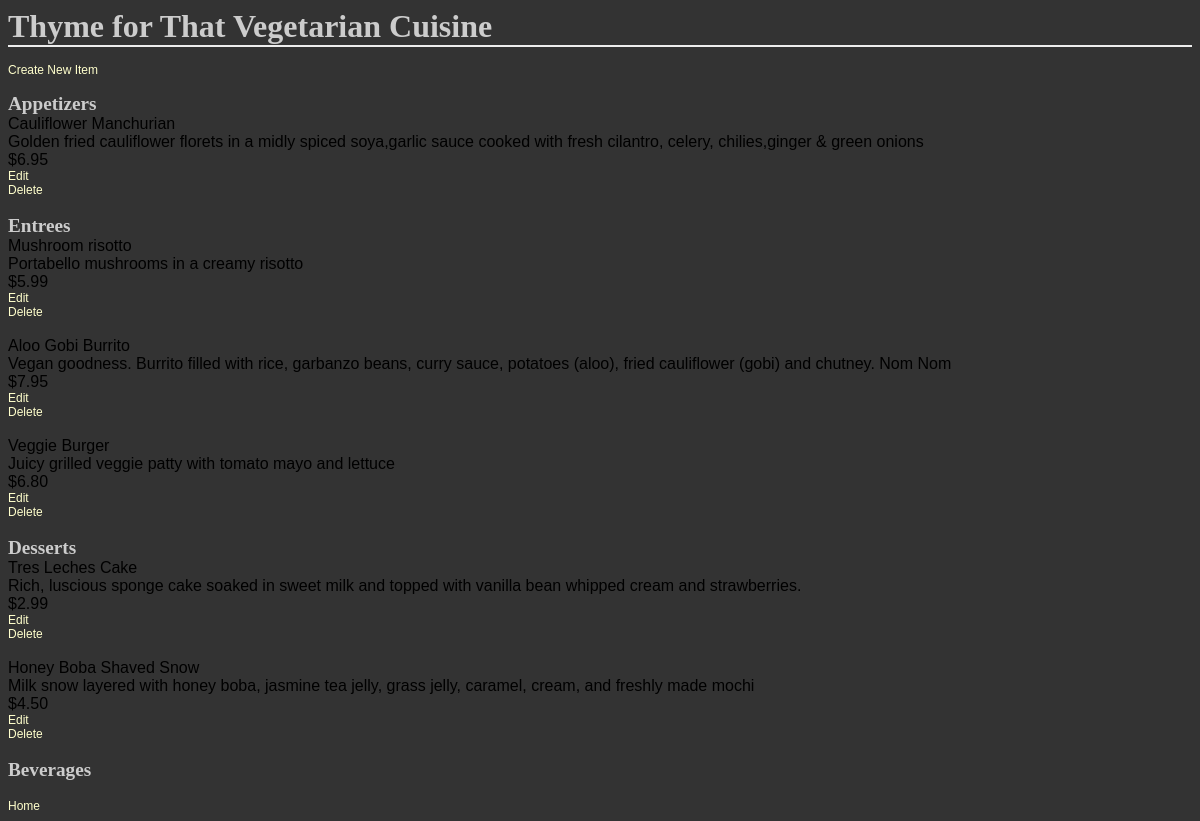
Page /restaurant/4/menu/ on the committed database.
### database_setup.py (models this page shows, shortened)
class Restaurant(Base):
    __tablename__ = 'restaurant'
    name = Column(String(80), nullable=False)
    id = Column(Integer, primary_key=True)

class MenuItem(Base):
    __tablename__ = 'menu_item'
    name = Column(String(80), nullable=False)
    id = Column(Integer, primary_key=True)
    course = Column(String(250))
    description = Column(String(250))
    price = Column(String(8))
    restaurant_id = Column(Integer, ForeignKey('restaurant.id'))
    restaurant = relationship(Restaurant)

### finalproject.py (the view)
@app.route('/restaurant/<int:restaurant_id>/')
@app.route('/restaurant/<int:restaurant_id>/menu/')
def show_menu(restaurant_id):
    restaurant = session.query(Restaurant).filter_by(id=restaurant_id).one()
    items = session.query(MenuItem).filter_by(restaurant_id=restaurant.id).all()
    return render_template('menu.html', restaurant=restaurant, items=items)

### templates/menu.html (shortened to what this page needs)
<html>
    <head>
        <link rel=stylesheet type=text/css href="{{ url_for('static', filename='styles.css') }}">
    </head>
    <body>
        <h1>{{restaurant.name}}</h1>
        <p><a href="{{url_for('new_menu_item', restaurant_id=restaurant['id'])}}">Create New Item</a></p>
        {% if not items %}
        <p>You currently have no menu items.</p>
        {% else %}
        {% set appetizers = items|selectattr("course", "equalto", "Appetizer")|list %}
        {% set entrees = items|selectattr("course", "equalto", "Entree")|list %}
        {% set desserts = items|selectattr("course", "equalto", "Dessert")|list %}
        <h2>Appetizers</h2>
            {% for item in appetizers %}
            {{item.name}}<br>
            {{item.description}}<br>
            {{item.price}}<br>
            <a href="{{url_for('edit_menu_item', restaurant_id=restaurant['id'], menu_id=item['id'])}}">Edit</a><br>
            <a href="{{url_for('delete_menu_item', restaurant_id=restaurant['id'], menu_id=item['id'])}}">Delete</a><br>
            <br>
            {% endfor %}
        <h2>Entrees</h2>
        {% for item in entrees %}
        {{item.name}}<br>
        {{item.description}}<br>
        {{item.price}}<br>
        <a href="{{url_for('edit_menu_item', restaurant_id=restaurant['id'], menu_id=item['id'])}}">Edit</a><br>
        <a href="{{url_for('delete_menu_item', restaurant_id=restaurant['id'], menu_id=item['id'])}}">Delete</a><br>
        <br>
        {% endfor %}
        <h2>Desserts</h2>
        {% for item in desserts %}
        {{item.name}}<br>
        {{item.description}}<br>
        {{item.price}}<br>
        <a href="{{url_for('edit_menu_item', restaurant_id=restaurant['id'], menu_id=item['id'])}}">Edit</a><br>
        <a href="{{url_for('delete_menu_item', restaurant_id=restaurant['id'], menu_id=item['id'])}}">Delete</a><br>
        <br>
        {% endfor %}
        <h2>Beverages</h2>
        {% endif %}
    <br>
    <a href="{{url_for('show_restaurants')}}">Home</a>
    </body>
</html>

### static/styles.css (style rules this page uses)
body { font-family: sans-serif; background-color: #333333; background-image: url('https://cloud.githubusercontent.com/assets/9041401/6119508/7cbced14-b07e-11e4-9dbd-f01488203879.jpg') }
h1, h2, h3, h4 { color: #CCCCCC; }
h1, h2 { font-family: 'Georgia', serif; margin: 0; }
h1 { border-bottom: 2px solid #eee; }
h2 { font-size: 1.2em; }
p { color: #CCCCCC; }
a { text-decoration: none; color:#FFFFCC; font-size: .75em; }

### rows in the picture
Restaurant: name "Thyme for That Vegetarian Cuisine"
MenuItem: name "Cauliflower Manchurian", description "Golden fried cauliflower florets in a midly spiced soya,garlic sauce cooked with fresh cilantro, celery, chilies,ginger & green onions", price "$6.95"
MenuItem: name "Mushroom risotto", description "Portabello mushrooms in a creamy risotto", price "$5.99"
MenuItem: name "Aloo Gobi Burrito", description "Vegan goodness. Burrito filled with rice, garbanzo beans, curry sauce, potatoes (aloo), fried cauliflower (gobi) and chutney. Nom Nom", price "$7.95"
MenuItem: name "Veggie Burger", description "Juicy grilled veggie patty with tomato mayo and lettuce", price "$6.80"
MenuItem: name "Tres Leches Cake", description "Rich, luscious sponge cake soaked in sweet milk and topped with vanilla bean whipped cream and strawberries.", price "$2.99"
MenuItem: name "Honey Boba Shaved Snow", description "Milk snow layered with honey boba, jasmine tea jelly, grass jelly, caramel, cream, and freshly made mochi", price "$4.50"
